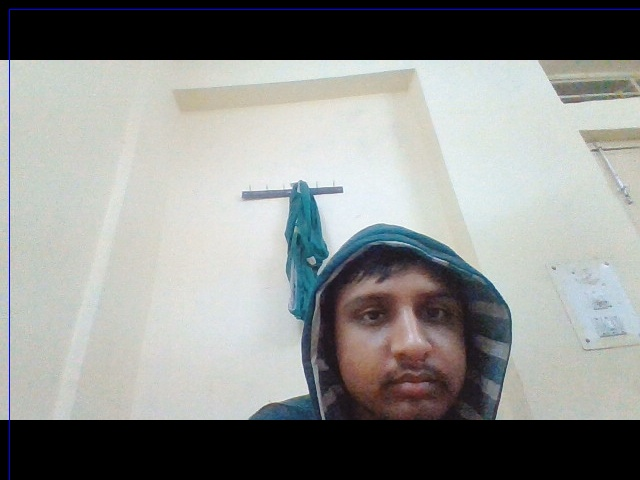
#> input picture data/, .asd.jpg, 640 x 480 px, given in place of the camera
$ python peoplecounter.py
#> lines starting #> are read from the running program, lines starting #| are printed output that depends on the picture
import cv2
import numpy as np
import argparse
import datetime
import imutils
import math
from imutils.object_detection import non_max_suppression
from imutils import paths

parser = argparse.ArgumentParser(description='Description of your program')
parser.add_argument('-vid','--video', default="Input/2.mp4",help="Video File Path")
parser.add_argument('-roi','--roi creation mode',default="manually",help="Create region of interest-do it 'manually'," +
					"or use the 'pre-tested' one which gives good results")
args = vars(parser.parse_args())

video=args['video']
roi_mode=args['roi creation mode']

width = 800
height= 640
videopath,__=video.split(".",-1)
__,videoname=videopath.split('/',-1)
counter,textIn,textOut=0,0,0
imageset=[]
hog = cv2.HOGDescriptor()
hog.setSVMDetector(cv2.HOGDescriptor_getDefaultPeopleDetector())

# [87 lines left out: functions non_max_suppression_fast, feature_matching, create_roi, not called in this run]

camera = cv2.VideoCapture(0)
grabbed, frame = camera.read()
#> frame is the input picture: shape (480, 640, 3); mean B, G, R 139.6, 141.5, 139.5
# resize the frame, convert it to grayscale, and blur it
frame = imutils.resize(frame)
gray = cv2.cvtColor(frame, cv2.COLOR_BGR2GRAY)
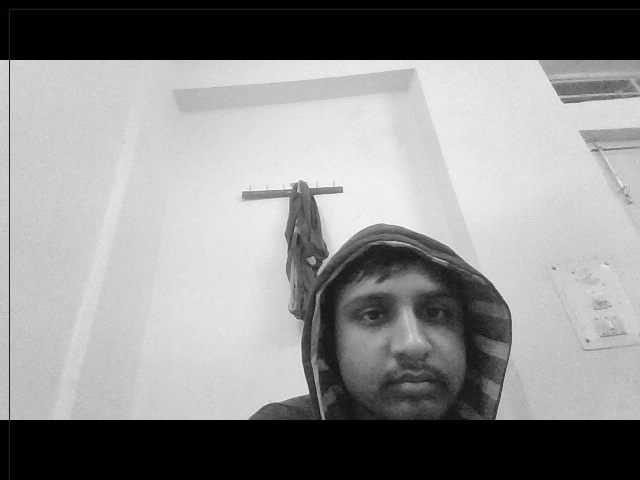
#> gray: shape (480, 640); min 0, max 253, mean 140.7
gray = cv2.GaussianBlur(gray, (21, 21), 0)
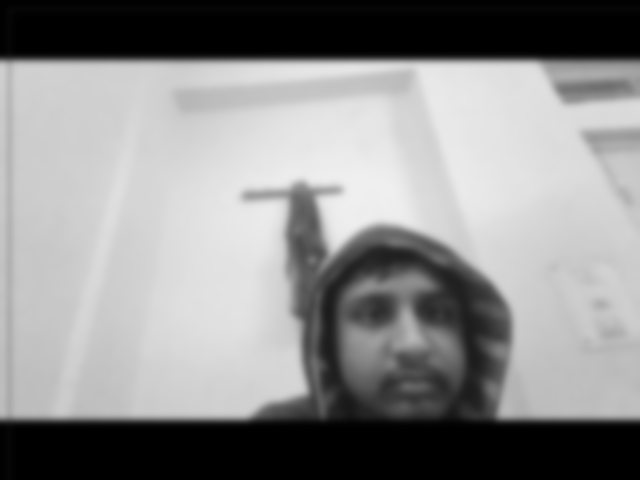
#> gray: shape (480, 640); min 0, max 240, mean 140.7

if roi_mode=='manually':
#> (the run stopped early here; a loop or call above may not have finished)

$ run again, on data/Name.jpg
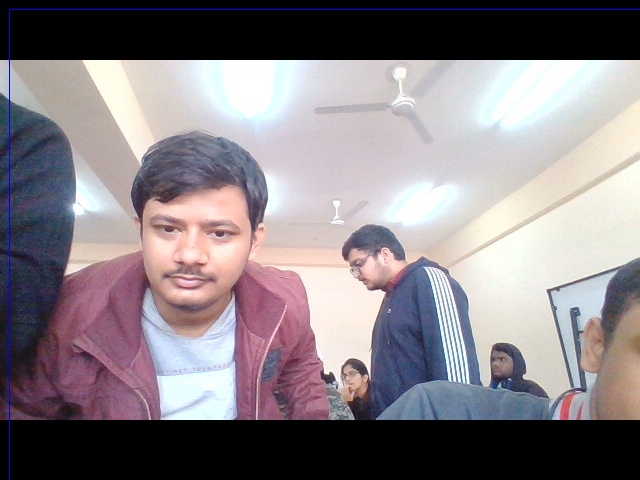
#> input picture data/Name.jpg, 640 x 480 px, given in place of the camera
#> frame is the input picture: shape (480, 640, 3); mean B, G, R 132.6, 127.5, 135.2
#> `gray = cv2.cvtColor(frame, cv2.COLOR_BGR2GRAY)`:
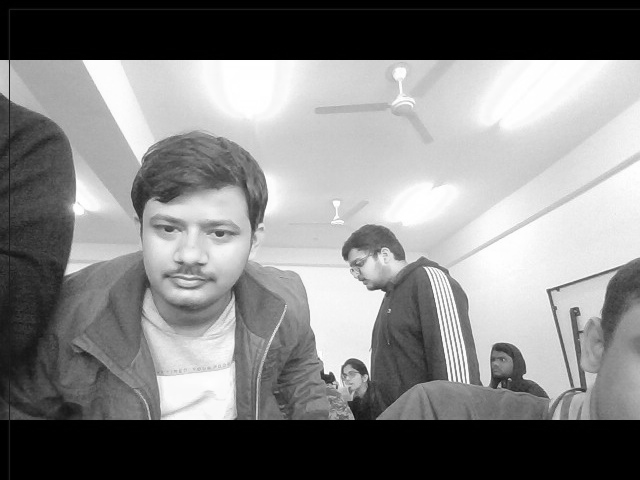
#> gray: shape (480, 640); min 0, max 255, mean 130.4
#> `gray = cv2.GaussianBlur(gray, (21, 21), 0)`:
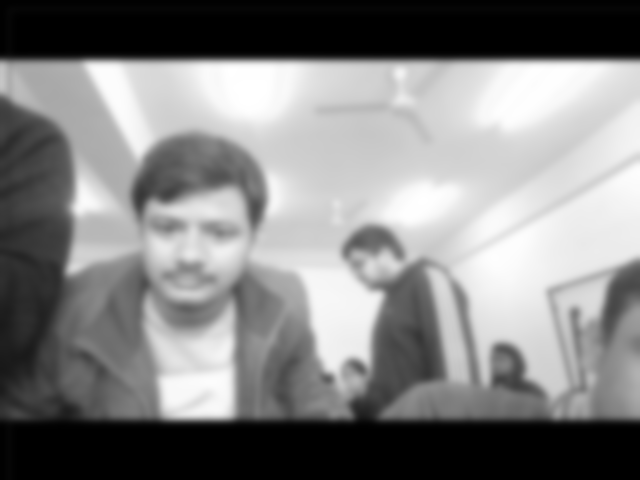
#> gray: shape (480, 640); min 0, max 255, mean 130.4

$ run again, on data/Neha Modak.jpg
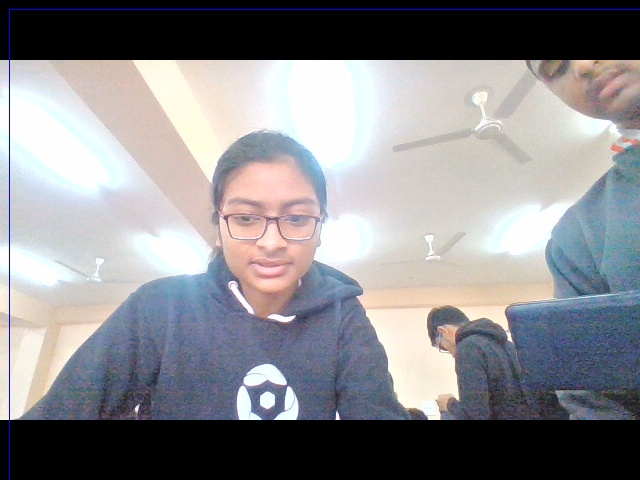
#> input picture data/Neha Modak.jpg, 640 x 480 px, given in place of the camera
#> frame is the input picture: shape (480, 640, 3); mean B, G, R 140.6, 137, 137.5
#> `gray = cv2.cvtColor(frame, cv2.COLOR_BGR2GRAY)`:
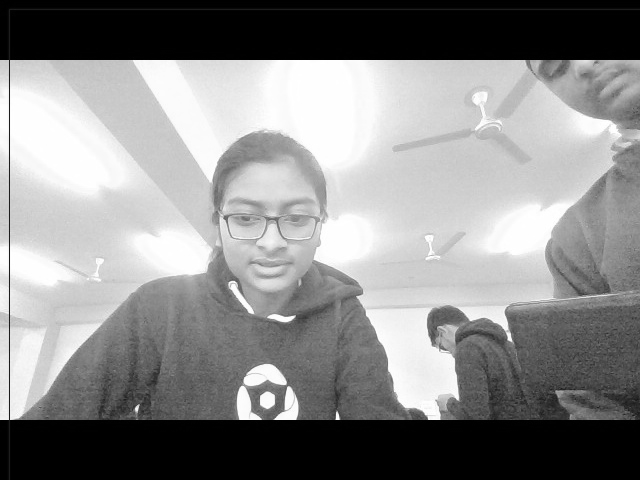
#> gray: shape (480, 640); min 0, max 255, mean 137.5
#> `gray = cv2.GaussianBlur(gray, (21, 21), 0)`:
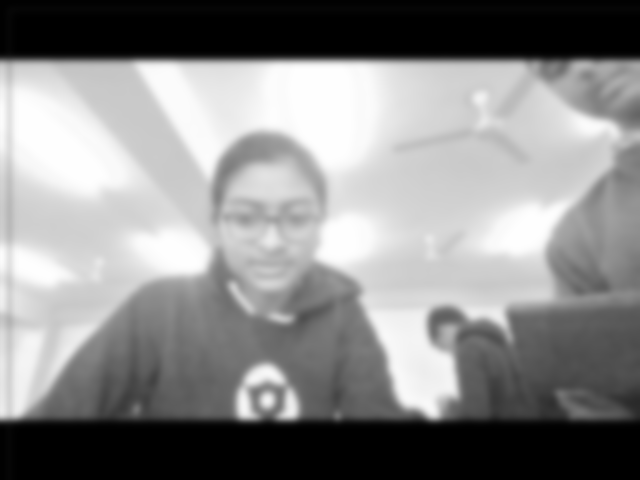
#> gray: shape (480, 640); min 0, max 254, mean 137.5
